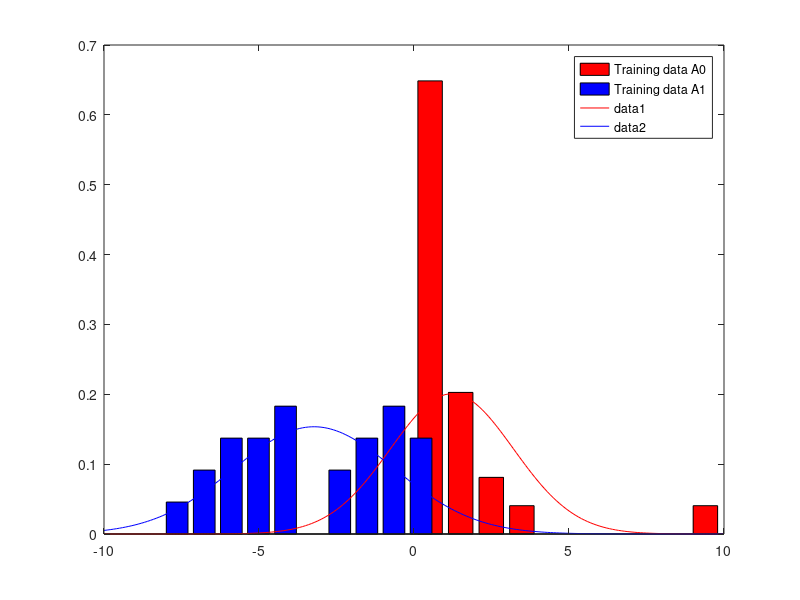

The MATLAB script that drew this image: (Note: this script raises an error after producing the figure.)
%% MSPR V homework
%% Exercise 2

%using the formula direct implementation
x = [1; 0];
mu = [0.5; 0.5];
sigma = [1 0;0.5 1];
F = (1/(2*pi.*(det(sigma).^0.5)))*exp((-0.5).*(x-mu)'*inv(sigma)*(x-mu))


%% Exercise 3

clear;
load gauss3.mat;

%calculating mean and variance for D0 and D1
mu0=mean(A0_tr);
mu1=mean(A1_tr);
sigma0=cov(A0_tr);
sigma1=cov(A1_tr);

%% Exercise 4

%plotting the histogram
[a0h,a0b]=hist(A0_tr(:,:));
[a1h,a1b]=hist(A1_tr(:,:));
bar(a0b,a0h/(size(A0_tr,1)*(a0b(2)-a0b(1))),'r'); hold on;
bar(a1b,a1h/(size(A1_tr,1)*(a1b(2)-a1b(1))),'b'); hold on;
legend('Training data A0','Training data A1');

%plotting gaussian over the histogram
x=-10:0.1:10;
F0=pdf('norm',x,mu0,sqrt(sigma0));
F1=pdf('norm',x,mu1,sqrt(sigma1));
plot(x,F0,'r'); hold on;
plot(x,F1,'b');

%both the two normal distributions doesn't fit at all the histograms.
%In the red case, the curve fits well the highest value but its slope is
%quite steep, discarding the value on the right.
%In the blue case, the dataset presents two peaks and the normal
%distribution doesn't fits none of those.


%% Exercise 5

%PCA on iris.set
fid = fopen('iris.data.txt');
data = textscan(fid,'%f%f%f%f%s','delimiter',','); 
X=[data{1} data{2} data{3} data{4}];
species = data{5};
fclose(fid);

S=cov(X); %covariance matrix
[V,D]=eig(S); %eigenvalues decomposition
eigval=diag(D);
[s_eigval,I]=sort(eigval,'descend');
s_V=V(:,I); %sorted eigenvector matrix from highest to lowest

L=size(X,1);
Xc=X-ones(L,1)*mean(X); %centering data
scores=Xc*s_V(:,1); %scores for eigenvector with highest eigenvalue

%fitting two gaussian
%1.instance 6-50 of versicolor iris
idx_versicolor=find(strcmp(species,'Iris-versicolor') == 1);
idx_versicolor_tr=idx_versicolor(6:50);
mean_versicolor=mean(X(idx_versicolor_tr,:));%true mean
sigma_versicolor=cov(X(idx_versicolor_tr,:));%true variance

%2.instance of virginica iris
idx_virginica=find(strcmp(species,'Iris-virginica') == 1);
idx_virginica_tr=idx_virginica(6:50);
mean_virginica=mean(X(idx_virginica_tr,:));
sigma_virginica=cov(X(idx_virginica_tr,:));

%% testing 5 first instances of both species
%% a)using the full covariance matrix
idx_versicolor_test=idx_versicolor(1:5);%value to be tested
idx_virginica_test=idx_virginica(1:5);%value to be tested

F_versicolor=mvnpdf(X([idx_versicolor_test;idx_virginica_test],:),...
    mean_versicolor,sigma_versicolor);
F_virginica=mvnpdf(X([idx_versicolor_test;idx_virginica_test],:),...
    mean_virginica,sigma_virginica);

[F_versicolor F_virginica]
%no erroneus predictions have been done.

%% b)using the covariance matrix of type S=sigma*I
sigma_versicolor=mean(diag(sigma_versicolor))*diag(ones(4,1));
sigma_virginica=mean(diag(sigma_virginica))*diag(ones(4,1));

F_versicolor=mvnpdf(X([idx_versicolor_test;idx_virginica_test],:),...
    mean_versicolor,sigma_versicolor);
F_virginica=mvnpdf(X([idx_versicolor_test;idx_virginica_test],:),...
    mean_virginica,sigma_virginica);

[F_versicolor F_virginica]
%2 erroneus predictions have been done.

%% Exercise 6
%2. very seriously
%3. quite seriously
%4. very seriously
%5. seriously